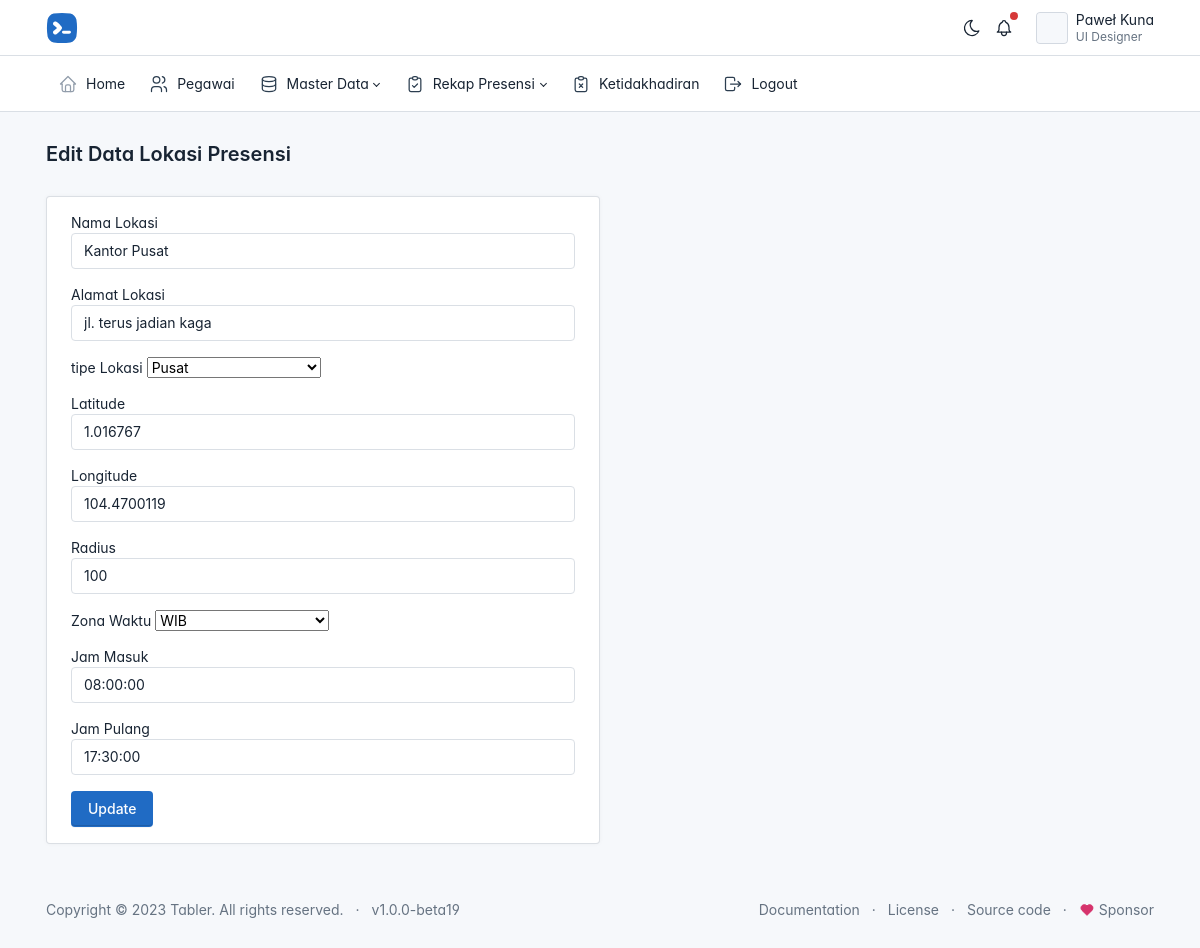
The page /admin/data_lokasi_presensi/edit.php?id=3 (signed in) on the database its author committed.
### tables this page shows
CREATE TABLE `lokasi_presensi` (
  `id` int(11) NOT NULL,
  `nama_lokasi` varchar(255) NOT NULL,
  `alamat_lokasi` varchar(255) NOT NULL,
  `tipe_lokasi` varchar(255) NOT NULL,
  `latitude` varchar(50) NOT NULL,
  `longitude` varchar(50) NOT NULL,
  `radius` int(11) NOT NULL,
  `zona_waktu` varchar(4) NOT NULL,
  `jam_masuk` time NOT NULL,
  `jam_pulang` time NOT NULL
);

### config.php (called while the page is built, shortened)
<?php
function base_url($url = null)
{
    $base_url = 'http://localhost/presensi';
    if ($url != null) {
        return $base_url . "/".$url;
    }
    return $base_url;
}

### admin/data_lokasi_presensi/edit.php (the view, shortened to what this page needs)
<?php
include('../../admin/layout/header.php');
require_once('../../config.php');
$id = isset($_GET['id']) ? $_GET['id'] : $_POST['id']   ;
$result = mysqli_query($connection, "SELECT * FROM lokasi_presensi WHERE id = $id") or die(mysqli_error($connection));
while ($lokasi = mysqli_fetch_array($result)) {
    $nama_lokasi = $lokasi['nama_lokasi'];
    $alamat_lokasi = $lokasi['alamat_lokasi'];
    $tipe_lokasi = $lokasi['tipe_lokasi'];
    $latitude = $lokasi['latitude'];
    $longitude = $lokasi['longitude'];
    $radius = $lokasi['radius'];
    $zona_waktu = $lokasi['zona_waktu'];
    $jam_masuk = $lokasi['jam_masuk'];
    $jam_pulang = $lokasi['jam_pulang'];
}
?>
<div class="page-body">
    <div class="container-xl">
        <div class="card col-md-6">
            <div class="card-body">
                <form action="<?= base_url('admin/data_lokasi_presensi/edit.php') ?>" method="POST">
                    <div class="mb-3">
                        <label for="">Nama Lokasi</label>
                        <input type="text" class="form-control" name="nama_lokasi" value="<?= $nama_lokasi  ?>">
                    </div>
                    <div class="mb-3">
                        <label for="">Alamat Lokasi</label>
                        <input type="text" class="form-control" name="alamat_lokasi" value="<?= $alamat_lokasi  ?>">
                    </div>
                    <div class="mb-3">
                        <label for="">tipe Lokasi</label>
                        <select name="tipe_lokasi" class="form_control">
                            <option <?php if($tipe_lokasi == "Pusat") echo 'selected'; ?> value="Pusat">Pusat</option>
                        </select>
                    </div>
                    <div class="mb-3">
                        <label for="">Latitude</label>
                        <input type="text" class="form-control" name="latitude" value="<?= $latitude  ?>">
                    </div>
                    <div class="mb-3">
                        <label for="">Longitude</label>
                        <input type="text" class="form-control" name="longitude" value="<?= $longitude  ?>">
                    </div>
                    <div class="mb-3">
                        <label for="">Radius</label>
                        <input type="text" class="form-control" name="radius" value="<?= $radius  ?>">
                    </div>
                    <div class="mb-3">
                        <label for="">Zona Waktu</label>
                        <select name="zona_waktu" class="form_control">
                            <option <?php if($zona_waktu == "WIB") echo 'selected'; ?> value="WIB">WIB</option>
                        </select>
                    </div>
                    <div class="mb-3">
                        <label for="">Jam Masuk</label>
                        <input type="text" class="form-control" name="jam_masuk" value="<?= $jam_masuk  ?>">
                    </div>
                    <div class="mb-3">
                        <label for="">Jam Pulang</label>
                        <input type="text" class="form-control" name="jam_pulang" value="<?= $jam_pulang  ?>">
                    </div>
                    <button class="btn btn-primary" type="submit" name="update">Update</button>
                </form>
            </div>
        </div>
    </div>
</div>
<?php include('../../admin/layout/footer.php') ?>

### admin/layout/header.php (style rules this page uses)
:root { --tblr-font-sans-serif: 'Inter Var', -apple-system, BlinkMacSystemFont, San Francisco, Segoe UI, Roboto, Helvetica Neue, sans-serif; }
body { font-feature-settings: "cv03", "cv04", "cv11"; }

### rows shown on the page
lokasi_presensi: nama_lokasi "Kantor Pusat", alamat_lokasi "jl. terus jadian kaga", tipe_lokasi "Pusat", latitude "1.016767", longitude "104.4700119", radius "100", zona_waktu "WIB", jam_masuk "08:00:00", jam_pulang "17:30:00"

### other values the page prints
$judul_halaman "Edit Data Lokasi Presensi"
